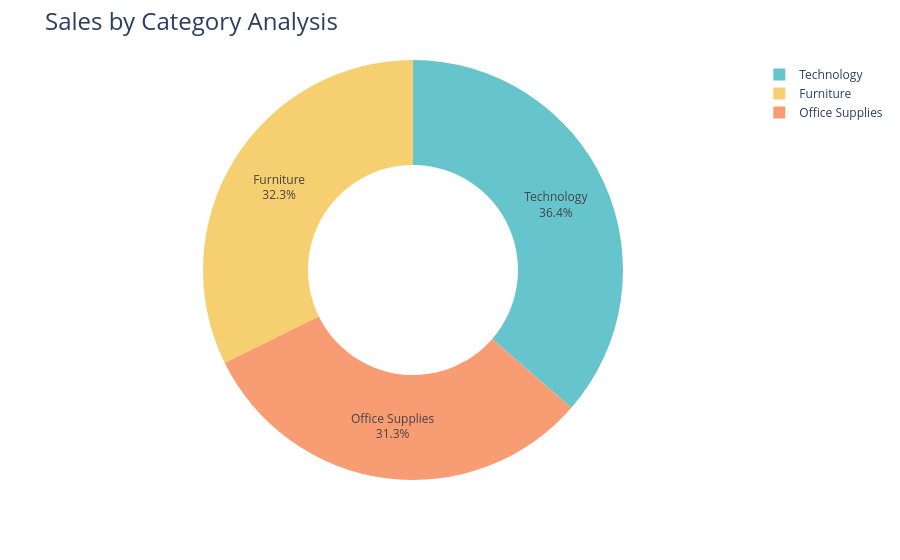

Notebook code for this chart:
### Code cell
fig = px.pie(sales_by_category,
              values='Sales',
              names='Category',
              hole=0.5,
              color_discrete_sequence=px.colors.qualitative.Pastel)

fig.update_traces(textposition='inside', textinfo='percent+label')
fig.update_layout(title_text='Sales by Category Analysis', title_font=dict(size=24))
fig.show()

### Figure 1 — Plotly figure (JSON) as saved in the notebook; plotly's stock layout.template omitted (floating-point values rounded to 4 significant figures)
{"data": [{"domain": {"x": [0, 1], "y": [0, 1]}, "hole": 0.5, "hovertemplate": "Category=%{label}<br>Sales=%{value}<extra></extra>", "labels": ["Furniture", "Office Supplies", "Technology"], "legendgroup": "", "name": "", "showlegend": true, "textinfo": "percent+label", "textposition": "inside", "type": "pie", "values": [742000.0, 719000.0, 836200.0]}], "layout": {"legend": {"tracegroupgap": 0}, "margin": {"t": 60}, "piecolorway": ["rgb(102, 197, 204)", "rgb(246, 207, 113)", "rgb(248, 156, 116)", "rgb(220, 176, 242)", "rgb(135, 197, 95)", "rgb(158, 185, 243)", "rgb(254, 136, 177)", "rgb(201, 219, 116)", "rgb(139, 224, 164)", "rgb(180, 151, 231)", "rgb(179, 179, 179)"], "title": {"font": {"size": 24}, "text": "Sales by Category Analysis"}}}
